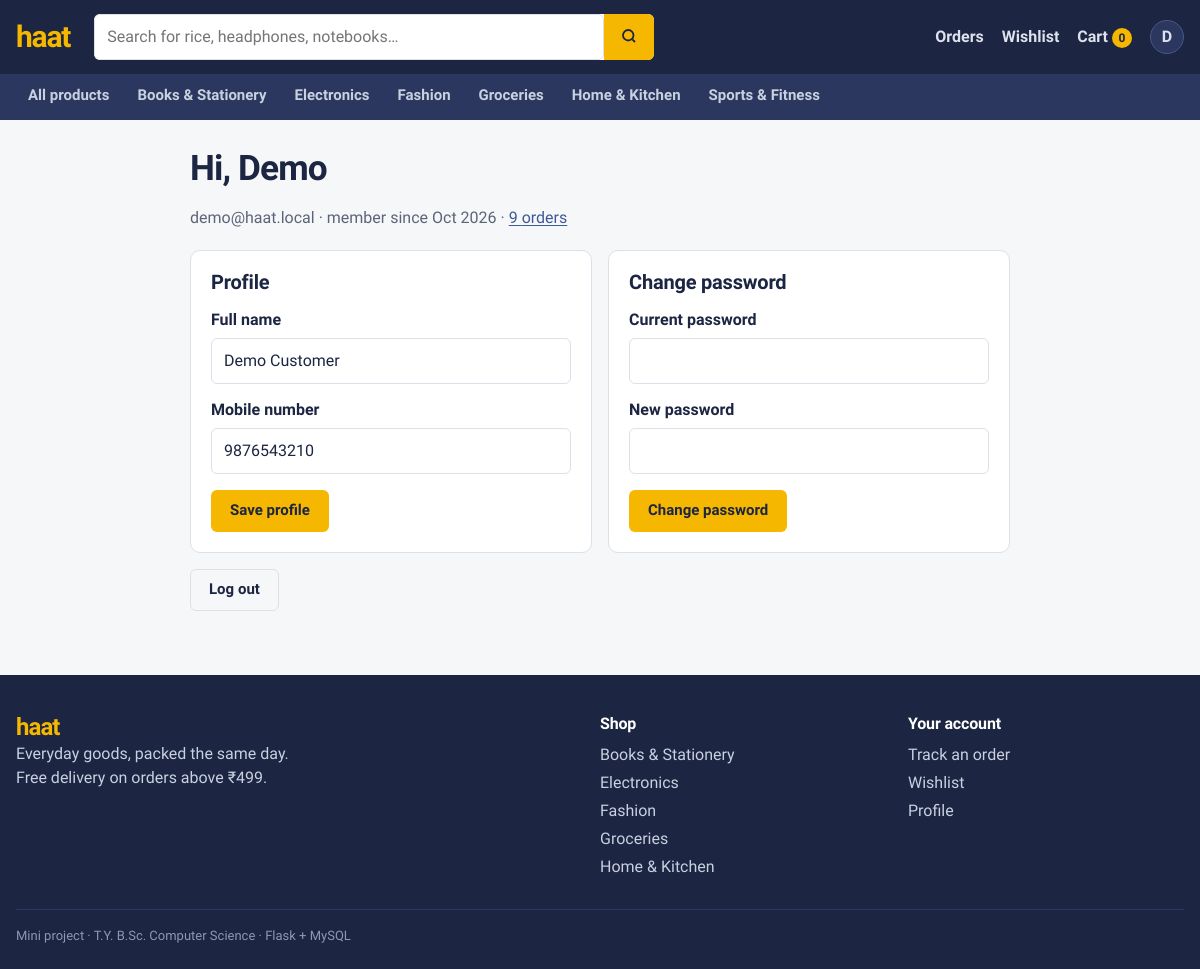
/account (signed in), run on the app's committed database.
### models.py (models this page shows, shortened)
class User(UserMixin, db.Model):
    __tablename__ = "users"
    user_id = db.Column(db.Integer, primary_key=True)
    name = db.Column(db.String(100), nullable=False)
    email = db.Column(db.String(100), unique=True, nullable=False, index=True)
    password = db.Column(db.String(255), nullable=False)
    phone = db.Column(db.String(15))
    role = db.Column(db.String(15), nullable=False, default="customer")   # customer | admin
    status = db.Column(db.String(20), nullable=False, default="active")   # active | blocked
    created_at = db.Column(db.DateTime, default=now)
    orders = db.relationship("Order", backref="user", lazy="dynamic")
    @property
    def is_admin(self):
        return self.role == "admin"
    @property
    def is_active(self):
        return self.status == "active"

class Category(db.Model):
    __tablename__ = "categories"
    category_id = db.Column(db.Integer, primary_key=True)
    category_name = db.Column(db.String(100), unique=True, nullable=False)
    description = db.Column(db.Text)
    created_at = db.Column(db.DateTime, default=now)
    products = db.relationship("Product", backref="category", lazy="dynamic")

### modules/auth.py (the view, shortened to what this page needs)
@bp.route("/account", methods=["GET", "POST"])
@login_required
def account():
    order_count = Order.query.filter_by(user_id=current_user.user_id).count()
    return render_template("auth/account.html", order_count=order_count)

### app.py (called while the page is built)
@login_manager.user_loader
def load_user(user_id):
    user = db.session.get(User, int(user_id))
    return user if user and user.is_active else None

def _csrf_token():
    if "_csrf" not in session:
        session["_csrf"] = secrets.token_hex(16)
    return session["_csrf"]

def _register_middleware(app):
    @app.before_request
    def csrf_protect():
        if request.method == "POST" and app.config.get("CSRF_ENABLED", True):
            token = request.form.get("csrf_token") or request.headers.get("X-CSRF-Token")
            if not token or token != session.get("_csrf"):
                app.logger.warning("CSRF check failed on %s", request.path)
                abort(400, description="Your session expired. Reload the page and try again.")
    @app.after_request
    def log_request(response):
        if not request.path.startswith("/static"):
            app.logger.debug("%s %s -> %s", request.method, request.path, response.status_code)
        return response

def _register_template_helpers(app):
    app.jinja_env.globals.update(csrf_token=_csrf_token, page_url=page_url, tile_colour=tile_colour)
    app.jinja_env.filters["money"] = money
    @app.context_processor
    def inject_globals():
        cart_count, wish_ids = 0, set()
        if current_user.is_authenticated:
            cart_count = (db.session.query(db.func.coalesce(db.func.sum(CartItem.quantity), 0))
                          .filter(CartItem.user_id == current_user.user_id).scalar())
            wish_ids = {w.product_id for w in
                        WishlistItem.query.filter_by(user_id=current_user.user_id)}
        return {
            "store_name": app.config["STORE_NAME"],
            "nav_categories": Category.query.order_by(Category.category_name).all(),
            "cart_count": cart_count,
            "wish_ids": wish_ids,
        }

### templates/auth/account.html (shortened to what this page needs)
{% extends "base.html" %}
{% import "partials/macros.html" as m with context %}
{% block content %}
<section class="wrap narrow">
  <h1 class="page-title">Hi, {{ current_user.name.split()[0] }}</h1>
  <p class="muted">{{ current_user.email }} · member since {{ current_user.created_at.strftime('%b %Y') }} · <a href="{{ url_for('cart.orders') }}">{{ order_count }} order{{ '' if order_count == 1 else 's' }}</a></p>
  <div class="two-col">
    <form method="post" class="panel form">
      <h2>Profile</h2>
      <label for="name">Full name</label>
      <input id="name" name="name" value="{{ current_user.name }}" required>
      <label for="phone">Mobile number</label>
      <input id="phone" name="phone" value="{{ current_user.phone or '' }}" inputmode="numeric" maxlength="10">
      <button class="btn btn-primary" type="submit">Save profile</button>
    </form>
    <form method="post" class="panel form">
      <h2>Change password</h2>
      <label for="current">Current password</label>
      <input id="current" name="current" type="password" required autocomplete="current-password">
      <label for="new">New password</label>
      <input id="new" name="new" type="password" minlength="6" required autocomplete="new-password">
      <button class="btn btn-primary" type="submit">Change password</button>
    </form>
  </div>
  <form method="post" action="{{ url_for('auth.logout') }}" class="logout-row">
    {{ m.csrf() }}<button class="btn btn-ghost" type="submit">Log out</button>
  </form>
</section>
{% endblock %}

### templates/base.html (shortened to what this page needs)
<!doctype html>
<html lang="en">
<head>
  <link rel="stylesheet" href="{{ url_for('static', filename='css/style.css') }}">
</head>
<body class="{% block body_class %}{% endblock %}">
{% block header %}
<header class="site-header">
  <div class="wrap header-row">
    <a class="logo" href="{{ url_for('products.home') }}">{{ store_name|lower }}</a>
    <form class="search" action="{{ url_for('products.shop') }}" method="get" role="search">
      <input id="q" name="q" type="search" placeholder="Search for rice, headphones, notebooks…" value="{{ request.args.get('q','') }}">
      <button type="submit" aria-label="Search">
        <svg width="18" height="18" viewBox="0 0 24 24" fill="none" stroke="currentColor" stroke-width="2.4" aria-hidden="true"><circle cx="11" cy="11" r="7"/><path d="m20 20-3.5-3.5"/></svg>
      </button>
    </form>
    <nav class="user-nav" aria-label="Account">
      {% if current_user.is_authenticated %}
        <a href="{{ url_for('cart.orders') }}">Orders</a>
        <a href="{{ url_for('cart.wishlist') }}">Wishlist{% if wish_ids %} <span class="count">{{ wish_ids|length }}</span>{% endif %}</a>
        <a class="cart-link" href="{{ url_for('cart.view_cart') }}">Cart <span class="count">{{ cart_count }}</span></a>
        <a href="{{ url_for('auth.account') }}" title="Your account" class="avatar">{{ current_user.name[:1]|upper }}</a>
      {% else %}
        <a href="{{ url_for('auth.login') }}">Log in</a>
        <a class="btn btn-sm btn-primary" href="{{ url_for('auth.register') }}">Sign up</a>
      {% endif %}
    </nav>
  </div>
  <nav class="cat-bar" aria-label="Categories">
    <div class="wrap">
      <a href="{{ url_for('products.shop') }}" class="{{ 'on' if request.endpoint=='products.shop' and not request.args.get('category') }}">All products</a>
      {% for c in nav_categories %}
        <a href="{{ url_for('products.shop', category=c.category_id) }}" class="{{ 'on' if request.args.get('category')|int == c.category_id }}">{{ c.category_name }}</a>
      {% endfor %}
    </div>
  </nav>
</header>
{% endblock %}
<main id="main">{% block content %}{% endblock %}</main>
{% block footer %}
<footer class="site-footer">
  <div class="wrap footer-row">
    <div>
      <span class="logo logo-sm">{{ store_name|lower }}</span>
      <p>Everyday goods, packed the same day.<br>Free delivery on orders above ₹499.</p>
    </div>
    <div>
      <h4>Shop</h4>
      {% for c in nav_categories[:5] %}<a href="{{ url_for('products.shop', category=c.category_id) }}">{{ c.category_name }}</a>{% endfor %}
    </div>
    <div>
      <h4>Your account</h4>
      <a href="{{ url_for('cart.orders') }}">Track an order</a>
      <a href="{{ url_for('cart.wishlist') }}">Wishlist</a>
      <a href="{{ url_for('auth.account') }}">Profile</a>
    </div>
  </div>
  <div class="wrap fine">Mini project · T.Y. B.Sc. Computer Science · Flask + MySQL</div>
</footer>
{% endblock %}
</body>
</html>

### static/css/style.css (style rules this page uses)
:root { --ink: #1C2541; --ink-2: #2B375E; --marigold: #F5B700; --marigold-2: #FFD24D; --paper: #F6F7F9; --white: #FFFFFF; --line: #DCE0E8; --muted: #5B6478; --leaf: #2F7D5B; --rose: #B8323F; --sky: #3D5A98; --display: "Bricolage Grotesque", "Segoe UI", system-ui, sans-serif; --body: "Source Sans 3", "Segoe UI", system-ui, -apple-system, sans-serif; --r-sm: 6px; --r: 10px; --r-lg: 18px; }
*, *::before, *::after { box-sizing: border-box; }
html { -webkit-text-size-adjust: 100%; }
body { margin: 0; font: 400 16px/1.5 var(--body); color: var(--ink); background: var(--paper); }
a { color: var(--sky); text-underline-offset: 2px; }
h1, h2, h3, h4 { font-family: var(--display); line-height: 1.15; margin: 0 0 .5em; letter-spacing: -.01em; }
h2 { font-size: 1.25rem; }
p { margin: 0 0 .8em; }
.wrap { width: min(1200px, 100% - 32px); margin-inline: auto; }
.narrow { width: min(820px, 100% - 32px); }
.muted { color: var(--muted); }
.btn { white-space: nowrap; display: inline-flex; align-items: center; justify-content: center; gap: 6px; min-height: 42px; padding: 0 18px; border-radius: var(--r-sm); border: 1.5px solid transparent; font: 700 15px/1 var(--body); text-decoration: none; cursor: pointer; background: var(--white); color: var(--ink); transition: background .15s, border-color .15s; }
.btn-primary { background: var(--marigold); color: var(--ink); }
.btn-ghost { border-color: var(--line); background: transparent; }
.site-header { background: var(--ink); color: var(--white); position: sticky; top: 0; z-index: 5; }
.header-row { display: flex; align-items: center; gap: 24px; padding-block: 14px; }
.logo { font: 800 30px/1 var(--display); color: var(--marigold); text-decoration: none; letter-spacing: -.04em; }
.logo-sm { font-size: 24px; }
.search { flex: 1; display: flex; max-width: 560px; background: var(--white); border-radius: var(--r-sm); overflow: hidden; }
.search input { flex: 1; border: 0; padding: 11px 14px; font: inherit; min-width: 0; }
.search button { border: 0; background: var(--marigold); color: var(--ink); padding: 0 16px; cursor: pointer; }
.user-nav { display: flex; align-items: center; gap: 18px; margin-left: auto; white-space: nowrap; }
.user-nav a:not(.btn) { color: #DDE2EE; text-decoration: none; font-weight: 600; }
.count { display: inline-grid; place-items: center; min-width: 20px; height: 20px; padding: 0 5px; border-radius: 10px; background: var(--marigold); color: var(--ink); font-size: 12px; font-weight: 700; }
.avatar { display: grid !important; place-items: center; width: 34px; height: 34px; border-radius: 50%; background: var(--ink-2); border: 1.5px solid #4A578A; }
.cat-bar { background: var(--ink-2); }
.cat-bar .wrap { display: flex; gap: 4px; overflow-x: auto; scrollbar-width: none; }
.cat-bar a { color: #C9D0E0; text-decoration: none; padding: 10px 12px; font-size: 15px; font-weight: 600; white-space: nowrap; border-bottom: 3px solid transparent; }
.page-title { font-size: clamp(1.6rem, 3vw, 2.2rem); font-weight: 800; letter-spacing: -.025em; margin-top: 28px; }
input[type=text], input[type=email], input[type=password], input[type=number], input[type=search], input[type=date], input:not([type]), select, textarea { width: 100%; padding: 10px 12px; border: 1.5px solid var(--line); border-radius: var(--r-sm); font: inherit; background: var(--white); color: var(--ink); }
.form label:not(.check):not(.radio):not(.pay-option) { display: block; font-weight: 600; margin: 14px 0 6px; }
.form h1, .form h2 { margin-bottom: 4px; }
.form .btn { margin-top: 16px; }
.panel { background: var(--white); border: 1px solid var(--line); border-radius: var(--r); padding: 20px; margin-bottom: 16px; }
.two-col { display: grid; grid-template-columns: 1fr 1fr; gap: 16px; margin-top: 20px; }
.logout-row { margin-bottom: 48px; }
.site-footer { background: var(--ink); color: #C9D0E0; margin-top: 64px; padding-top: 40px; }
.footer-row { display: grid; grid-template-columns: 2fr 1fr 1fr; gap: 32px; }
.footer-row h4 { color: var(--white); font-size: 1rem; }
.footer-row a { display: block; color: #C9D0E0; text-decoration: none; padding: 2px 0; }
.fine { border-top: 1px solid var(--ink-2); padding: 16px 0 24px; margin-top: 28px; font-size: 13px; color: #8E98B0; }

### data on the page
User: name "D", name "Demo", email "demo@haat.local", created_at "Oct 2026", name "Demo Customer", phone "9876543210"
Category: category_name "Books & Stationery"
Category: category_name "Electronics"
Category: category_name "Fashion"
Category: category_name "Groceries"
Category: category_name "Home & Kitchen"
Category: category_name "Sports & Fitness"

### other printed values
{{ store_name|lower }} "haat"
{{ cart_count }} "0"
{{ order_count }} "9"
{{ '' if order_count == 1 else 's' }} "s"
